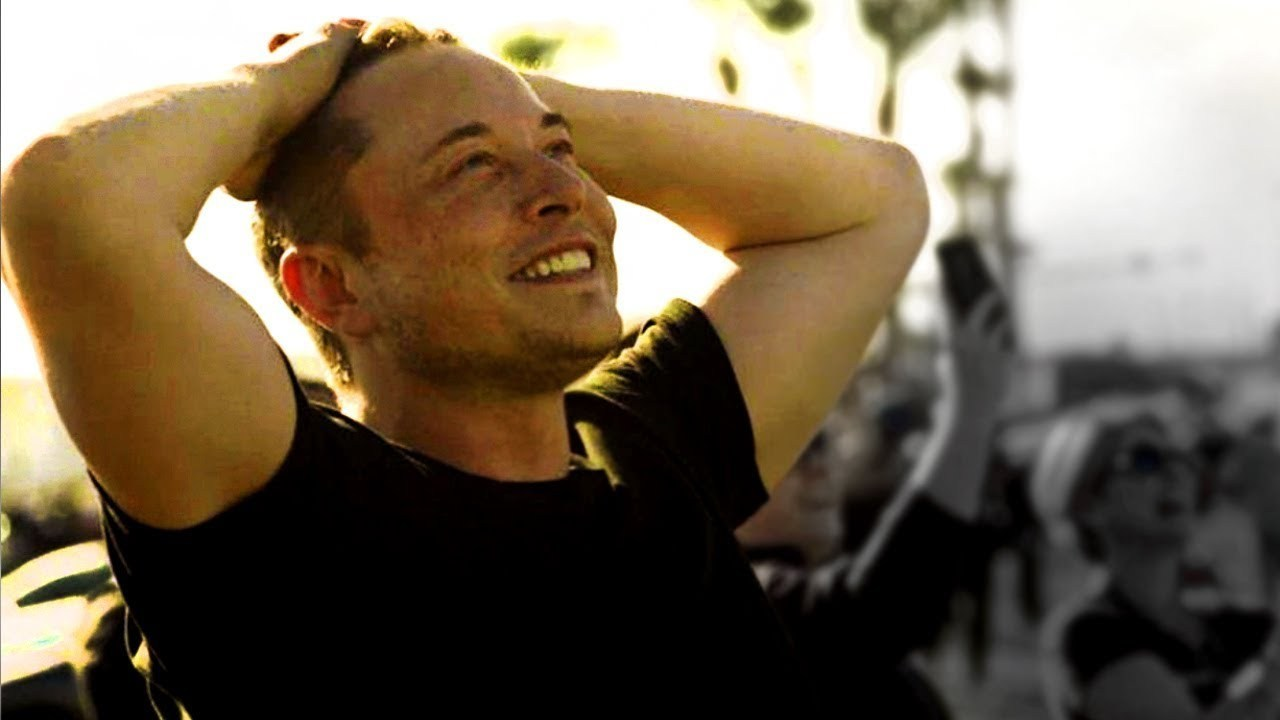
#> input picture OpenCV/Client/Elon.jpg, 1280 x 720 px
$ python client.py Elon.jpg
#> lines starting #> are read from the running program, lines starting #| are printed output that depends on the picture; after the words box and inside, x2 and y2 are one past the last pixel; in counts of white or black regions, pixels touching at a corner belong together
import socket
import numpy as np
import cv2
import argparse
import time

start = time.time()

def auto_canny(image, sigma=0.33):
    # compute the median of the single channel pixel intensities
    v = np.median(image)

    # apply automatic Canny edge detection using the computed median
    lower = int(max(0, (1.0 - sigma) * v))
    upper = int(min(255, (1.0 + sigma) * v))
    edged = cv2.Canny(image, lower, upper)

    # return the edged image
    return edged


ap = argparse.ArgumentParser()
ap.add_argument('image_path', type=str, help='Enter image path(only ASCII symbols)')
args = ap.parse_args()

image = cv2.imread(args.image_path)
#> image is the input picture: shape (720, 1280, 3); mean B, G, R 80.8, 100.1, 114.1
if image is not None:

    # доска 118*88 см
    board_width = 1000
    board_height = 800
    width = image.shape[1]
#> width = 1280
    height = image.shape[0]
#> height = 720
    if width > board_width:
        scale_percent = board_width/width
#> scale_percent = 0.781
        width = int(width * scale_percent)
#> width = 1000
        height = int(height * scale_percent)
#> height = 562
        dim = (width, height)
#> dim = (1000, 562)
        image = cv2.resize(image, dim, interpolation=cv2.INTER_AREA)
#> image: shape (562, 1000, 3)
    if height > board_height:
        scale_percent = board_height / height
        width = int(width * scale_percent)
        height = int(height * scale_percent)
        dim = (width, height)
        image = cv2.resize(image, dim, interpolation=cv2.INTER_AREA)

    gray = cv2.cvtColor(image, cv2.COLOR_BGR2GRAY)
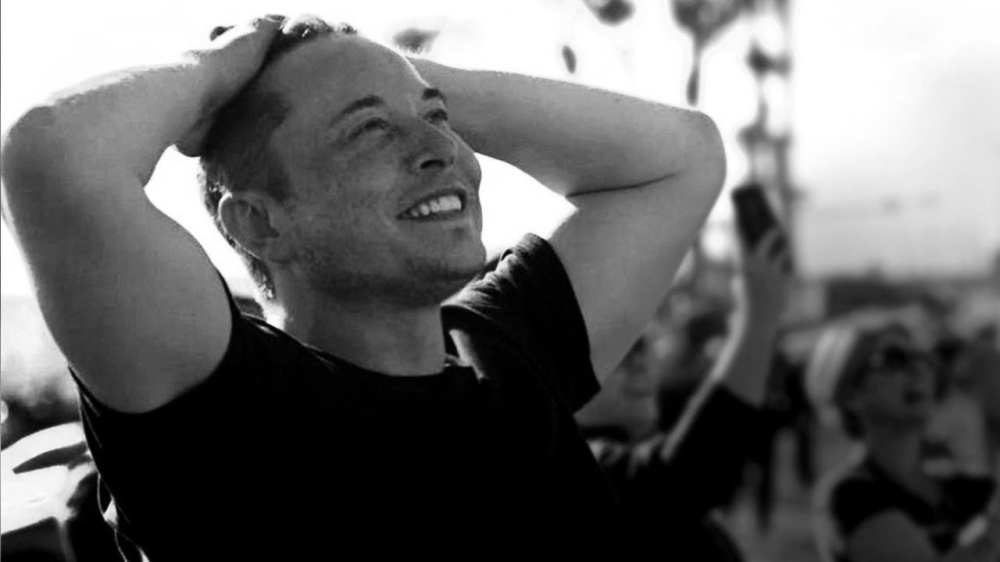
#> gray: shape (562, 1000); min 0, max 255, mean 102.1
    blurred = cv2.GaussianBlur(gray, (3, 3), 0)
    auto = auto_canny(blurred)
#> in auto_canny, `v = np.median(image)`: v = 80
#> in auto_canny, `lower = int(max(0, (1.0 - sigma) * v))`: lower = 53
#> in auto_canny, `upper = int(min(255, (1.0 + sigma) * v))`: upper = 106
#> in auto_canny, `edged = cv2.Canny(image, lower, upper)`:
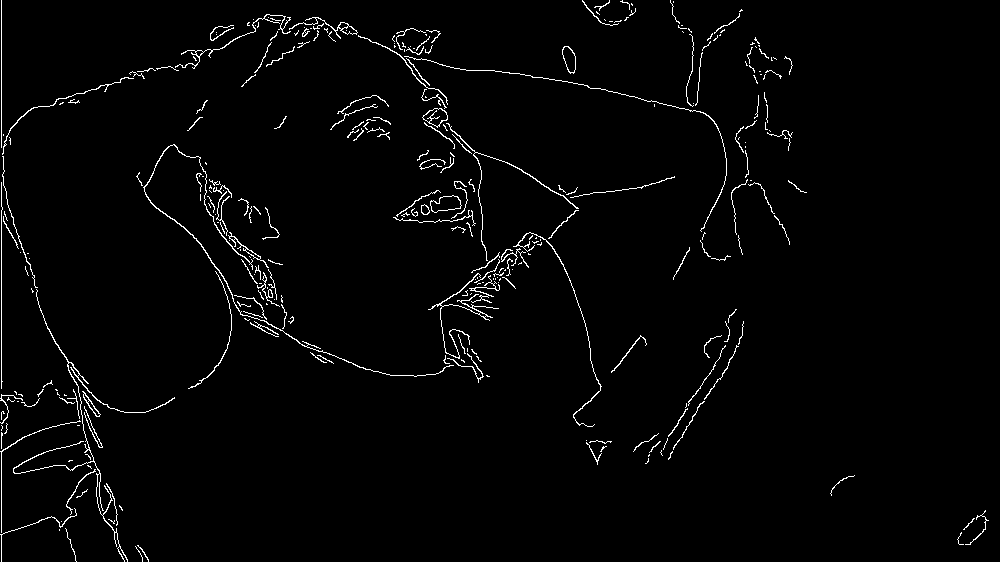
#> edged: shape (562, 1000); 2.1% white in thin lines or dots
    ret, thresh = cv2.threshold(auto, 127, 255, 0)
    contours, hierarchy = cv2.findContours(thresh, cv2.RETR_TREE, cv2.CHAIN_APPROX_NONE)
#> contours = 331 contours, 291 with area under 20; largest, box (x1, y1, x2, y2) and area: (430, 195, 462, 213) 350, (430, 195, 462, 213) 340, (422, 108, 448, 128) 290, (422, 108, 448, 127) 268, (562, 46, 576, 74) 246
    cv2.imwrite("Client/auto.png", auto)
    print(time.time() - start)
else:
    print('Incorrect path(only ASCII symbols)')


print(len(contours[0]))
#| 30


# [50 lines of commented-out code are left out]
